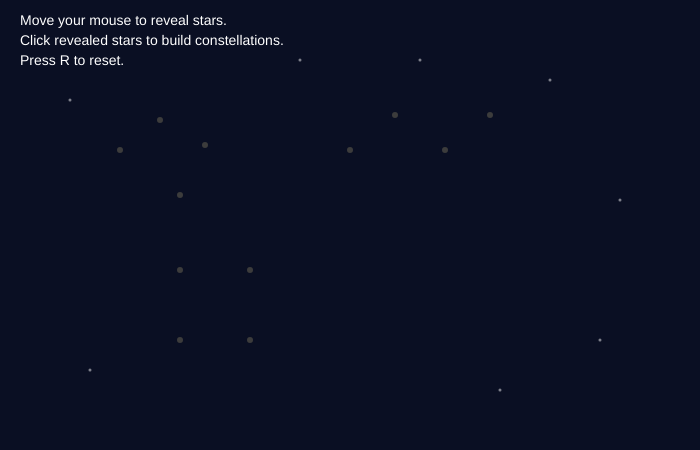
Frame 1 (no input)
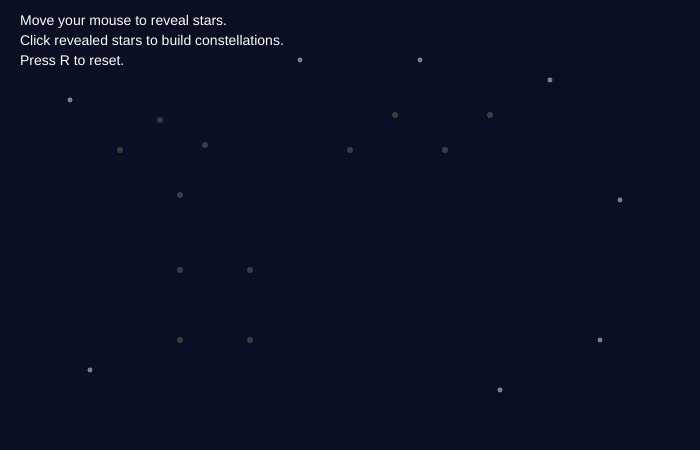
Frame 60 (no input)
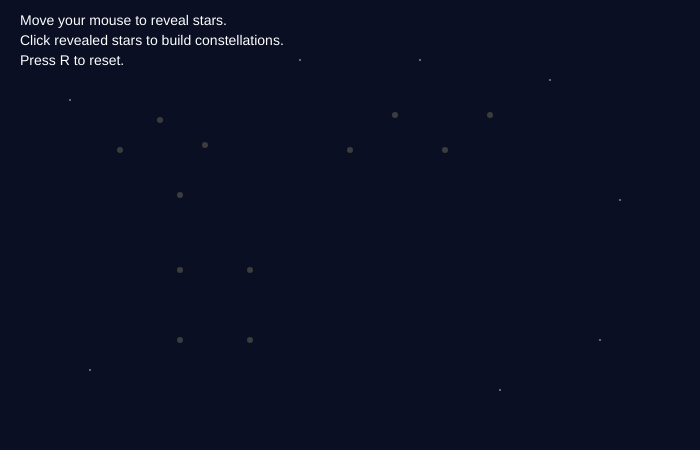
Frame 120 (the mouse pressed at the canvas centre since frame 60)

The p5.js sketch that drew these frames (run headless with seeded random() and noise() and a simulated clock; from frame 60 on, the mouse is pressed at the canvas centre):

// p5.js sketch
// ── sketch.js
let constellations = [];

function setup() {
  createCanvas(700, 450);
}
let cancer = {
    name: "Cancer",
    stars: [
      { x: 120, y: 150, revealed: false, selected: false },
      { x: 160, y: 120, revealed: false, selected: false },
      { x: 205, y: 145, revealed: false, selected: false },
      { x: 180, y: 195, revealed: false, selected: false }
    ]
  };
 
  let taurus = {
    name: "Taurus",
    stars: [
      { x: 350, y: 150, revealed: false, selected: false },
      { x: 395, y: 115, revealed: false, selected: false },
      { x: 445, y: 150, revealed: false, selected: false },
      { x: 490, y: 115, revealed: false, selected: false }
    ]
  };

let gemini = {
    name: "Gemini",
    stars: [
      { x: 180, y: 270, revealed: false, selected: false },
      { x: 180, y: 340, revealed: false, selected: false },
      { x: 250, y: 270, revealed: false, selected: false },
      { x: 250, y: 340, revealed: false, selected: false }
    ]
  };

   constellations.push(cancer);
  constellations.push(taurus);
  constellations.push(gemini);


  function draw() {
  background(10, 15, 35);

  drawBackgroundStars();
  drawInstructions();
  revealStars();
  drawConnections();
  drawStars();
  drawLabels();
}

function drawInstructions() {
  fill(255);
  textSize(14);
  text("Move your mouse to reveal stars.", 20, 25);
  text("Click revealed stars to build constellations.", 20, 45);
  text("Press R to reset.", 20, 65);
}

function drawBackgroundStars() {
  noStroke();

  let t = sin(frameCount * 0.03) * 2;

  fill(255, 255, 255, 120);
  ellipse(70, 100, 3 + t, 3 + t);
  ellipse(300, 60, 3 + t, 3 + t);
  ellipse(550, 80, 3 + t, 3 + t);
  ellipse(620, 200, 3 + t, 3 + t);
  ellipse(90, 370, 3 + t, 3 + t);
  ellipse(600, 340, 3 + t, 3 + t);
  ellipse(420, 60, 3 + t, 3 + t);
  ellipse(500, 390, 3 + t, 3 + t);
}

function revealStars() {
  for (let i = 0; i < constellations.length; i++) {
    let c = constellations[i];

    for (let j = 0; j < c.stars.length; j++) {
      let s = c.stars[j];

      let d = dist(mouseX, mouseY, s.x, s.y);

      if (d < 60) {
        s.revealed = true;
      }
    }
  }
}

function drawStars() {
  noStroke();

  for (let i = 0; i < constellations.length; i++) {
    let c = constellations[i];

    for (let j = 0; j < c.stars.length; j++) {
      let s = c.stars[j];

      let twinkle = sin(frameCount * 0.05 + j * 10) * 20;

      if (s.selected === true) {
        fill(255, 220, 120, 60);
        ellipse(s.x, s.y, 24, 24);

        fill(255, 220, 120);
        ellipse(s.x, s.y, 12, 12);

      } else if (s.revealed === true) {
        fill(180, 220, 255, 40);
        ellipse(s.x, s.y, 18 + twinkle * 0.2, 18 + twinkle * 0.2);

        fill(255);
        ellipse(s.x, s.y, 8 + twinkle * 0.05, 8 + twinkle * 0.05);

      } else {
        fill(60);
        ellipse(s.x, s.y, 6, 6);
      }
    }
  }
}

function drawConnections() {
  stroke(180, 200, 255);
  strokeWeight(2);

  for (let i = 0; i < constellations.length; i++) {
    let c = constellations[i];

    for (let j = 0; j < c.stars.length - 1; j++) {
      let s1 = c.stars[j];
      let s2 = c.stars[j + 1];

      if (s1.selected === true && s2.selected === true) {
        line(s1.x, s1.y, s2.x, s2.y);
      }
    }
  }
}

function drawLabels() {
  fill(200, 220, 255);
  textSize(16);

  for (let i = 0; i < constellations.length; i++) {
    let c = constellations[i];

    let allSelected = true;

    for (let j = 0; j < c.stars.length; j++) {
      if (c.stars[j].selected === false) {
        allSelected = false;
      }
    }

    if (allSelected === true) {
      text(c.name, c.stars[0].x, c.stars[0].y - 20);
    }
  }
}

function mousePressed() {
  for (let i = 0; i < constellations.length; i++) {
    let c = constellations[i];

    for (let j = 0; j < c.stars.length; j++) {
      let s = c.stars[j];

      let d = dist(mouseX, mouseY, s.x, s.y);

      if (d < 20 && s.revealed === true) {
        s.selected = true;
      }
    }
  }
}

function keyPressed() {
  if (key === 'r' || key === 'R') {
    resetStars();
  }
}

function resetStars() {
  for (let i = 0; i < constellations.length; i++) {
    let c = constellations[i];

    for (let j = 0; j < c.stars.length; j++) {
      let s = c.stars[j];

      s.revealed = false;
      s.selected = false;
    }
  }
}
